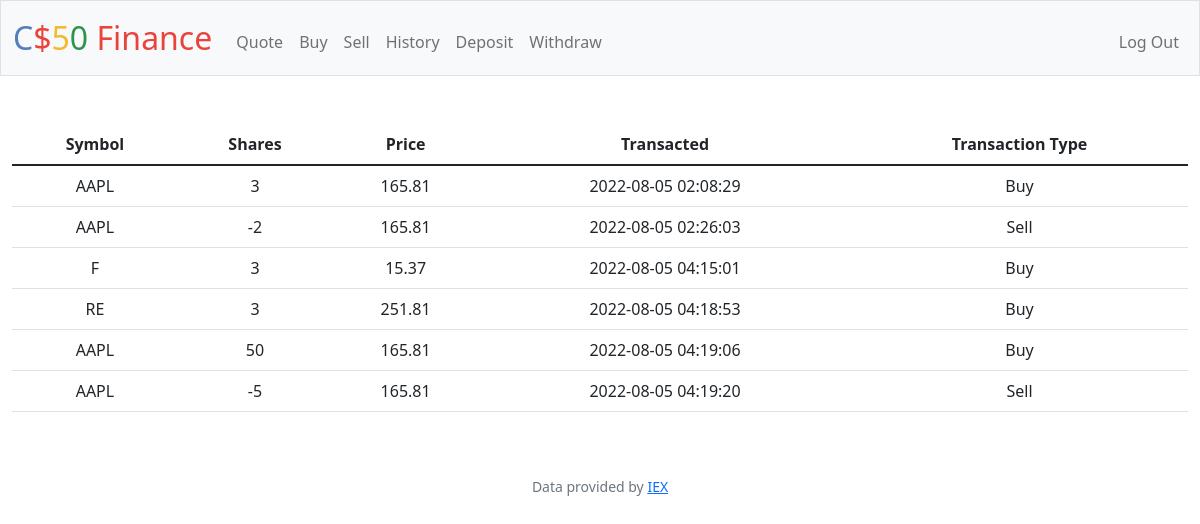
Page /history (signed in) on the committed database.
### tables this page shows
CREATE TABLE dashboard (userid INTEGER,stocks TEXT NOT NULL,stockamount NUMERIC NOT NULL,transaction_time DATETIME, buy_total NUMERIC, price NUMERIC, name TEXT, transaction_type TEXT, FOREIGN KEY(userid) REFERENCES users(id));

### app.py (the view)
@app.route("/history")
@login_required
def history():
    userid = session["user_id"]
    history = db.execute(
        "SELECT stocks, stockamount, price, transaction_time, transaction_type FROM dashboard WHERE userid = ?", userid)
    return render_template("history.html", history=history)

### app.py (called while the page is built)
@app.after_request
def after_request(response):
    response.headers["Cache-Control"] = "no-cache, no-store, must-revalidate"
    response.headers["Expires"] = 0
    response.headers["Pragma"] = "no-cache"
    return response

### helpers.py (called while the page is built)
def login_required(f):
    @wraps(f)
    def decorated_function(*args, **kwargs):
        if session.get("user_id") is None:
            return redirect("/login")
        return f(*args, **kwargs)
    return decorated_function

### templates/history.html (shortened to what this page needs)
{% extends "layout.html" %}
{% block main %}
<div>
    <table class="table">
        <thead>
          <tr>
            <th scope="col">Symbol</th>
            <th scope="col">Shares</th>
            <th scope="col">Price</th>
            <th scope="col">Transacted</th>
            <th scope="col">Transaction Type</th>
          </tr>
        </thead>
        <tbody>
            {% for h in history %}
          <tr>
            <td>{{h.stocks}}</td>
            <td>{{h.stockamount}}</td>
            <td>{{h.price}}</td>
            <td>{{h.transaction_time}}</td>
            <td>{{h.transaction_type}}</td>
          </tr>
          {% endfor %}
        </tbody>
      </table>
</div>
{% endblock %}

### rows in the picture
dashboard: stocks "AAPL", stockamount "3", price "165.81", transaction_time "2022-08-05 02:08:29", transaction_type "Buy"
dashboard: stocks "AAPL", stockamount "-2", price "165.81", transaction_time "2022-08-05 02:26:03", transaction_type "Sell"
dashboard: stocks "F", stockamount "3", price "15.37", transaction_time "2022-08-05 04:15:01", transaction_type "Buy"
dashboard: stocks "RE", stockamount "3", price "251.81", transaction_time "2022-08-05 04:18:53", transaction_type "Buy"
dashboard: stocks "AAPL", stockamount "50", price "165.81", transaction_time "2022-08-05 04:19:06", transaction_type "Buy"
dashboard: stocks "AAPL", stockamount "-5", price "165.81", transaction_time "2022-08-05 04:19:20", transaction_type "Sell"
